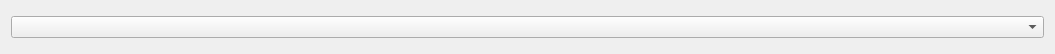
<?xml version="1.0" encoding="UTF-8"?>
<ui version="4.0">
 <class>DeviceChooser</class>
 <widget class="QWidget" name="DeviceChooser">
  <property name="geometry">
   <rect>
    <x>0</x>
    <y>0</y>
    <width>1055</width>
    <height>54</height>
   </rect>
  </property>
  <property name="windowTitle">
   <string>Form</string>
  </property>
  <layout class="QHBoxLayout" name="horizontalLayout">
   <item>
    <widget class="QComboBox" name="device"/>
   </item>
  </layout>
 </widget>
 <resources/>
 <connections/>
</ui>
